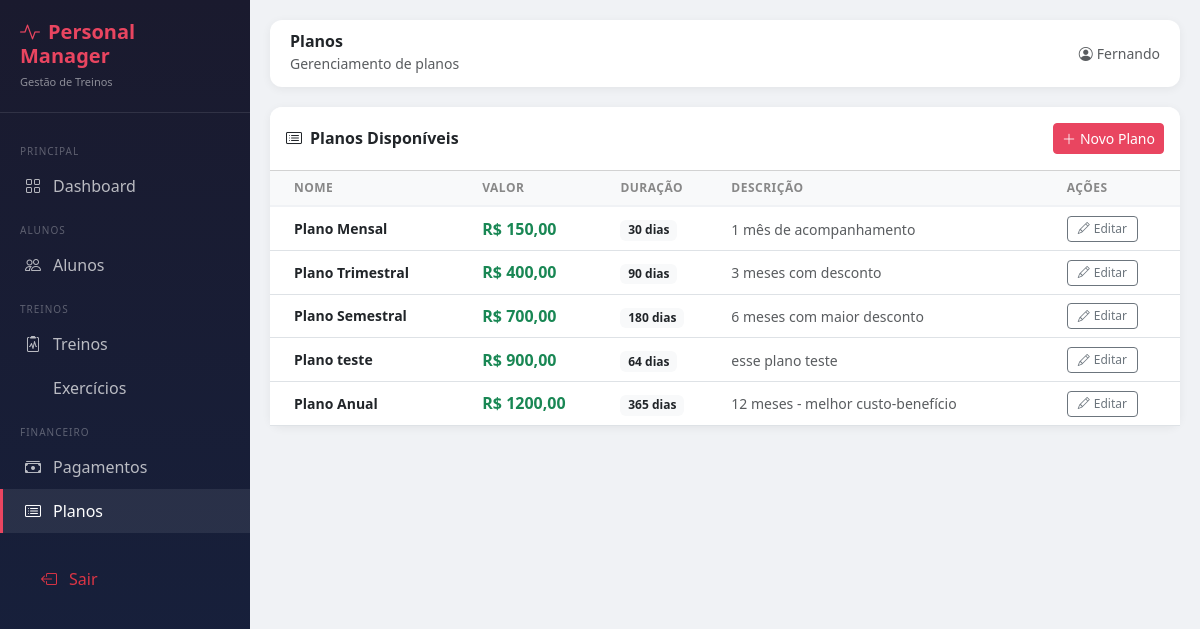
Page /financeiro/planos/ (signed in) on the committed database.
### financeiro/models.py (models this page shows, shortened)
class Plano(models.Model):
    nome = models.CharField(max_length=100)
    valor = models.DecimalField(max_digits=8, decimal_places=2)
    duracao = models.PositiveIntegerField(help_text='Duração em dias')
    descricao = models.TextField(blank=True)
    ativo = models.BooleanField(default=True)
    class Meta:
        verbose_name = 'Plano'
        verbose_name_plural = 'Planos'
        ordering = ['valor']

### financeiro/views.py (the view)
# urls.py: path('planos/', views.lista_planos, name='lista_planos'),
@login_required
def lista_planos(request):
    return render(request, 'financeiro/planos.html', {'planos': Plano.objects.filter(ativo=True)})

### financeiro/templates/financeiro/planos.html (shortened to what this page needs)
{% extends 'core/base.html' %}
{% block page_title %}Planos{% endblock %}
{% block page_subtitle %}Gerenciamento de planos{% endblock %}
{% block content %}
<div class="card">
  <div class="card-header bg-white d-flex justify-content-between align-items-center py-3">
    <h6 class="mb-0 fw-bold"><i class="bi bi-card-list me-2"></i>Planos Disponíveis</h6>
    <a href="{% url 'criar_plano' %}" class="btn btn-primary btn-sm">
      <i class="bi bi-plus-lg me-1"></i>Novo Plano
    </a>
  </div>
  <div class="card-body p-0">
    <table class="table table-hover mb-0">
      <thead class="table-light">
        <tr>
          <th class="ps-4">Nome</th>
          <th>Valor</th>
          <th>Duração</th>
          <th>Descrição</th>
          <th>Ações</th>
        </tr>
      </thead>
      <tbody>
        {% for plano in planos %}
        <tr>
          <td class="ps-4 fw-semibold small">{{ plano.nome }}</td>
          <td><span class="fw-bold text-success">R$ {{ plano.valor }}</span></td>
          <td><span class="badge bg-light text-dark">{{ plano.duracao }} dias</span></td>
          <td><small class="text-muted">{{ plano.descricao|truncatechars:50|default:"-" }}</small></td>
          <td>
            <a href="{% url 'editar_plano' plano.pk %}" class="btn btn-sm btn-outline-secondary" style="padding:3px 10px;font-size:12px;">
              <i class="bi bi-pencil me-1"></i>Editar
            </a>
          </td>
        </tr>
        {% endfor %}
      </tbody>
    </table>
  </div>
</div>
{% endblock %}

### core/templates/core/base.html (shortened to what this page needs)
<!DOCTYPE html>
<html lang="pt-br">
<head>
  <link href="https://cdn.jsdelivr.net/npm/bootstrap@5.3.0/dist/css/bootstrap.min.css" rel="stylesheet">
  <link href="https://cdn.jsdelivr.net/npm/bootstrap-icons@1.11.0/font/bootstrap-icons.css" rel="stylesheet">
</head>
<body>
<nav class="sidebar">
  <div class="brand">
    <h5><i class="bi bi-activity me-2"></i>Personal Manager</h5>
    <small>Gestão de Treinos</small>
  </div>
  <div class="mt-3">
    <div class="nav-section">Principal</div>
    <a href="{% url 'dashboard' %}" class="nav-link {% if request.resolver_match.url_name == 'dashboard' %}active{% endif %}">
      <i class="bi bi-grid"></i> Dashboard
    </a>
    <div class="nav-section">Alunos</div>
    <a href="{% url 'lista_alunos' %}" class="nav-link {% if 'aluno' in request.resolver_match.url_name %}active{% endif %}">
      <i class="bi bi-people"></i> Alunos
    </a>
    <div class="nav-section">Treinos</div>
    <a href="{% url 'lista_treinos' %}" class="nav-link {% if 'treino' in request.resolver_match.url_name %}active{% endif %}">
      <i class="bi bi-clipboard2-pulse"></i> Treinos
    </a>
    <a href="{% url 'lista_exercicios' %}" class="nav-link {% if 'exercicio' in request.resolver_match.url_name %}active{% endif %}">
       Exercícios
    </a>
    <div class="nav-section">Financeiro</div>
    <a href="{% url 'lista_pagamentos' %}" class="nav-link {% if 'pagamento' in request.resolver_match.url_name %}active{% endif %}">
      <i class="bi bi-cash-stack"></i> Pagamentos
    </a>
    <a href="{% url 'lista_planos' %}" class="nav-link {% if 'plano' in request.resolver_match.url_name %}active{% endif %}">
      <i class="bi bi-card-list"></i> Planos
    </a>
    <div class="mt-4 px-3">
      <a href="{% url 'logout' %}" class="nav-link text-danger">
        <i class="bi bi-box-arrow-left"></i> Sair
      </a>
    </div>
  </div>
</nav>
<div class="main-content">
  <div class="topbar">
    <div>
      <h6 class="mb-0 fw-bold">{% block page_title %}Dashboard{% endblock %}</h6>
      <small class="text-muted">{% block page_subtitle %}{% endblock %}</small>
    </div>
    <div class="d-flex align-items-center gap-3">
      <span class="text-muted small"><i class="bi bi-person-circle me-1"></i>{{ request.user.get_full_name|default:request.user.username }}</span>
    </div>
  </div>
  {% block content %}{% endblock %}
</div>
</body>
</html>

### core/templates/core/base.html (style rules this page uses)
:root { --primary: #1a1a2e; --secondary: #16213e; --accent: #e94560; --accent2: #0f3460; --light-bg: #f8f9fa; }
body { background-color: #f0f2f5; font-family: 'Segoe UI', sans-serif; }
.sidebar { width: 250px; min-height: 100vh; background: linear-gradient(180deg, var(--primary) 0%, var(--secondary) 100%); position: fixed; top: 0; left: 0; z-index: 100; transition: all 0.3s; }
.sidebar .brand { padding: 20px; border-bottom: 1px solid rgba(255,255,255,0.1); }
.sidebar .brand h5 { color: var(--accent); font-weight: 700; margin: 0; }
.sidebar .brand small { color: rgba(255,255,255,0.5); font-size: 11px; }
.sidebar .nav-link { color: rgba(255,255,255,0.7); padding: 10px 20px; display: flex; align-items: center; gap: 10px; transition: all 0.2s; border-left: 3px solid transparent; }
.sidebar .nav-link:hover, .sidebar .nav-link.active { color: #fff; background: rgba(255,255,255,0.08); border-left-color: var(--accent); }
.sidebar .nav-link i { width: 20px; text-align: center; }
.sidebar .nav-section { font-size: 10px; text-transform: uppercase; letter-spacing: 1px; color: rgba(255,255,255,0.3); padding: 15px 20px 5px; }
.main-content { margin-left: 250px; padding: 20px; }
.topbar { background: #fff; padding: 12px 20px; margin-bottom: 20px; border-radius: 12px; box-shadow: 0 2px 10px rgba(0,0,0,0.06); display: flex; justify-content: space-between; align-items: center; }
.card { border: none; border-radius: 12px; box-shadow: 0 2px 10px rgba(0,0,0,0.06); }
.card-header { border-radius: 12px 12px 0 0 !important; }
.btn-primary { background-color: var(--accent); border-color: var(--accent); }
.table th { font-size: 12px; text-transform: uppercase; letter-spacing: 0.5px; color: #888; border-bottom: 2px solid #f0f2f5; }
.table td { vertical-align: middle; }

### rows in the picture
Plano: nome "Plano Mensal", valor "150,00", duracao "30", descricao "1 mês de acompanhamento"
Plano: nome "Plano Trimestral", valor "400,00", duracao "90", descricao "3 meses com desconto"
Plano: nome "Plano Semestral", valor "700,00", duracao "180", descricao "6 meses com maior desconto"
Plano: nome "Plano teste", valor "900,00", duracao "64", descricao "esse plano teste"
Plano: nome "Plano Anual", valor "1200,00", duracao "365", descricao "12 meses - melhor custo-benefício"

### other values in the picture
{{ request.user.get_full_name|default:request.user.username }} "Fernando"
